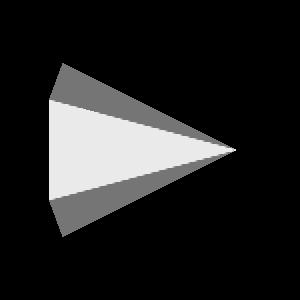

Source code (Python):
#!/usr/bin/env python

# Demonstrate a simple cone rendered with vtkConeSource.

# Factory overrides
import vtkmodules.vtkInteractionStyle  # noqa: F401
import vtkmodules.vtkRenderingFreeType  # noqa: F401
import vtkmodules.vtkRenderingOpenGL2  # noqa: F401

from vtkmodules.vtkFiltersSources import vtkConeSource
from vtkmodules.vtkRenderingCore import (
    vtkActor,
    vtkPolyDataMapper,
    vtkRenderWindow,
    vtkRenderWindowInteractor,
    vtkRenderer,
)

# Cone source
cone = vtkConeSource()

mapper = vtkPolyDataMapper()
mapper.SetInputConnection(cone.GetOutputPort())

actor = vtkActor()
actor.SetMapper(mapper)

# Renderer
renderer = vtkRenderer()
renderer.AddActor(actor)

# Window
render_window = vtkRenderWindow()
render_window.SetMultiSamples(0)
render_window.AddRenderer(renderer)
render_window.SetWindowName("os cone")

# Interactor
interactor = vtkRenderWindowInteractor()
interactor.SetRenderWindow(render_window)

interactor.Initialize()
interactor.Start()
